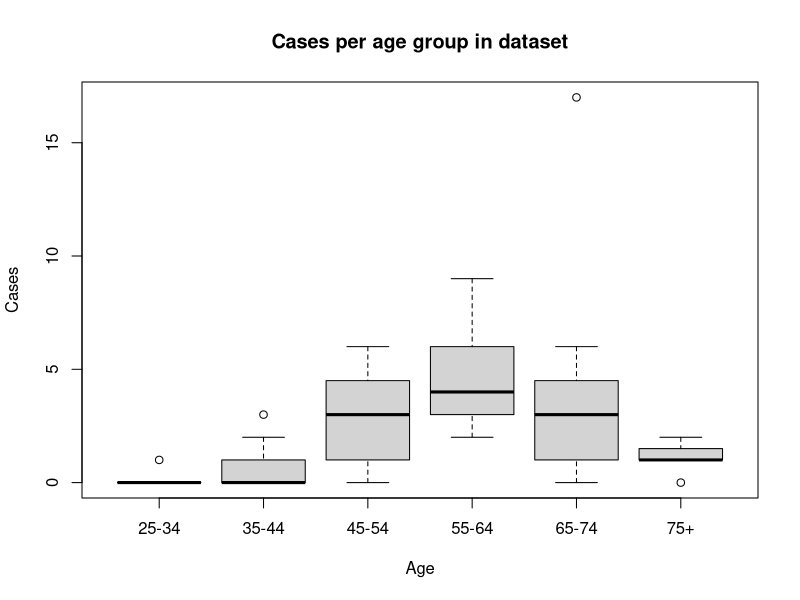
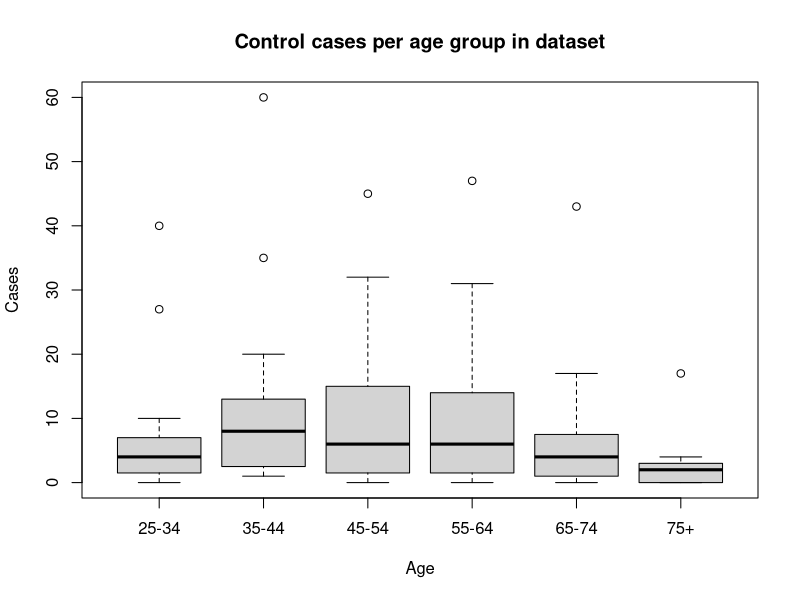
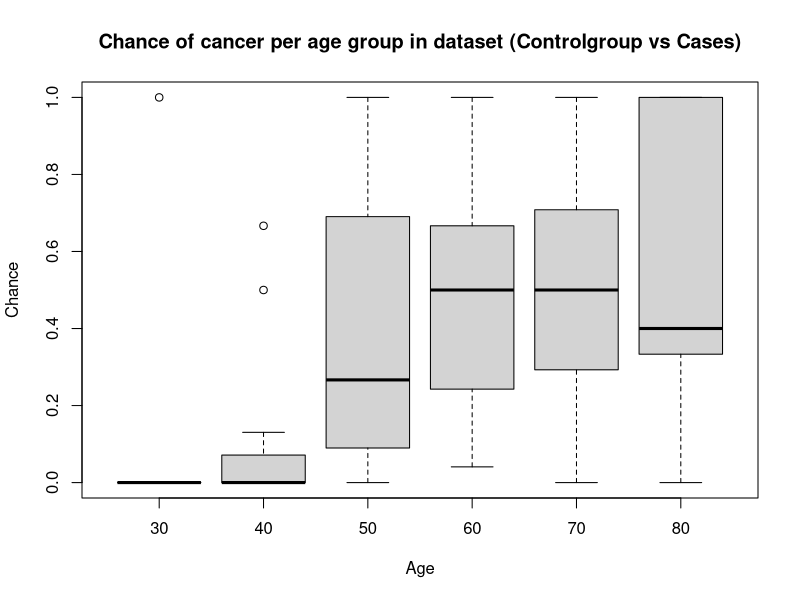
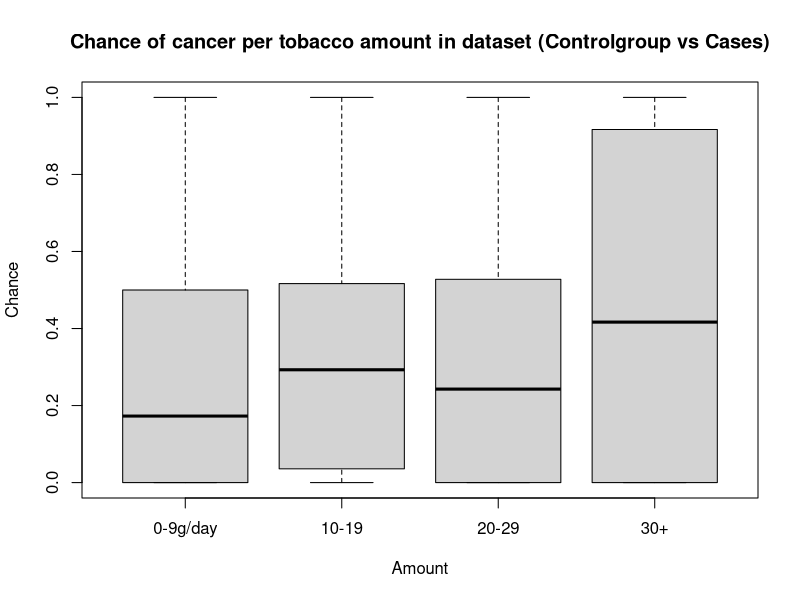
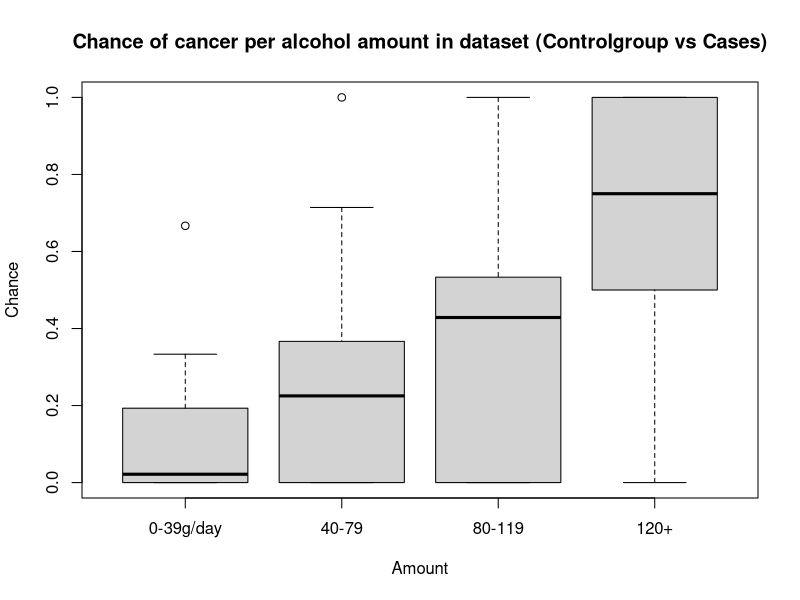
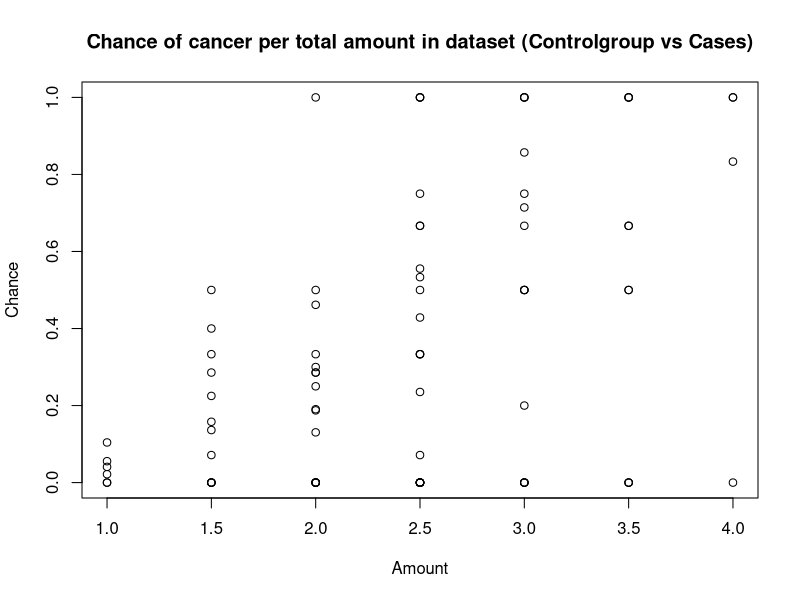
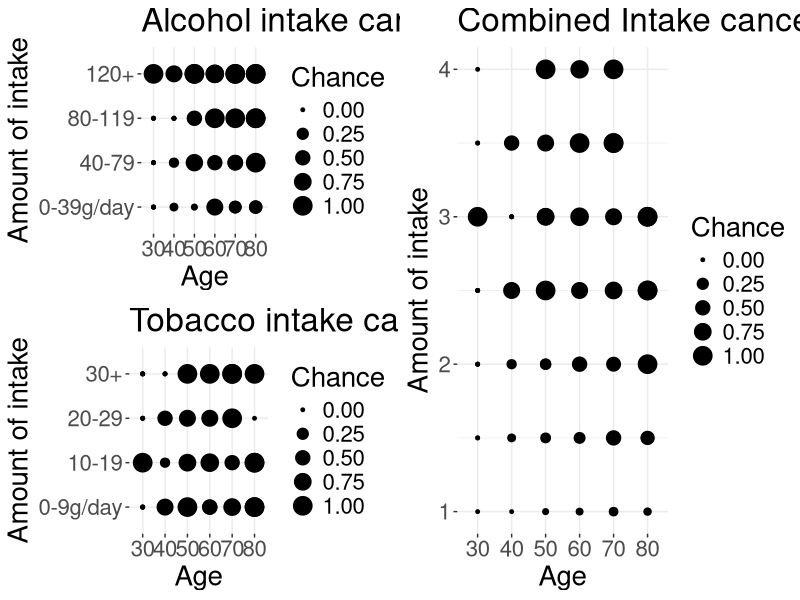

These figures' R source, in order:
# DS ESA5.2 Polczynski - Explore esoph dataset

# Conclusions: (Deduced from graphic at end and middle)
# - Low amounts of alcohol have less an impact on cancer then tobacco
# - Even low amounts of tobacco have a high chance of cancer
# - High amounts of alcohol have a fast chance of cancer, tobacco takes longer to cause cancer
# - With higher age the chance of cancer grows

# Windows line ending handling (else mixup of lines etc..)
loutput <- function(t) {
    writeLines(t, sep = "\r\n")
}

linput <- function(t) {
    loutput(t)
    return(readline())
}

# Use data() to see all available datasets.
ed <- esoph # Smoking, Alcohol and (O)esophageal Cancer

# basic summary about data
loutput("Summary - Smoking, Alcohol and (O)esophageal Cancer:")
print(summary(esoph))

eds <- dim(ed)
loutput(paste("Rows ", eds[1], " Cols ", eds[2]))

# number of cancer cases in data
loutput(paste("Total cases ", sum(ed$ncases)))

# number of control data
loutput(paste("Total control cases", sum(ed$ncontrols)))

# for specific groups,
loutput(paste("Cases per amount of intake of alcohol:"))
alcohol <- aggregate(ncases ~ alcgp, ed, sum)
print(alcohol)

loutput(paste("ControlCases per amount of intake of alcohol:"))
alcohol2 <- aggregate(ncontrols ~ alcgp, ed, sum)
print(alcohol2)

loutput(paste("Cases per amount of intake of tobacco:"))
tobacco <- aggregate(ncases ~ tobgp, ed, sum)
print(tobacco)

loutput(paste("ControlCases per amount of intake of tobacco:"))
tobacco2 <- aggregate(ncontrols ~ tobgp, ed, sum)
print(tobacco2)

# Outputting of some interesting graphics
require(graphics)
 plot(ed$agegp, ed$ncases, main = "Cases per age group in dataset", xlab = "Age", ylab = "Cases")

plot(ed$agegp, ed$ncontrols, main = "Control cases per age group in dataset", xlab = "Age", ylab = "Cases")

# transform age label, add chance label, simple transform of amount
ed <- transform(ed,
                chance = ncases / (ncontrols+ncases),
                agegp = factor(agegp, levels = c("25-34", "35-44", "45-54", "55-64", "65-74", "75+"), labels = c(30, 40, 50, 60, 70, 80)),
                ntobgp = as.numeric(tobgp),
                nalcgp = as.numeric(alcgp),
                namountboth = (as.numeric(tobgp) + as.numeric(alcgp)) / 2
                )

print(summary(ed))

# Chance (Controlgroup vs Cases)
plot(ed$agegp, ed$chance, main = "Chance of cancer per age group in dataset (Controlgroup vs Cases)", xlab = "Age", ylab = "Chance")
plot(ed$tobgp, ed$chance, main = "Chance of cancer per tobacco amount in dataset (Controlgroup vs Cases)", xlab = "Amount", ylab = "Chance")
plot(ed$alcgp, ed$chance, main = "Chance of cancer per alcohol amount in dataset (Controlgroup vs Cases)", xlab = "Amount", ylab = "Chance")

plot(ed$namountboth, ed$chance, main = "Chance of cancer per total amount in dataset (Controlgroup vs Cases)", xlab = "Amount", ylab = "Chance")

# Bubblechart Plot of Age, Intake Amount and
# now based on https://www.r-graph-gallery.com/320-the-basis-of-bubble-plot/
install.packages("ggplot2")
library("ggplot2")

p1 <- ggplot(ed, aes(x = agegp, y = alcgp, size = chance)) + geom_point() + ggtitle("Alcohol intake cancer development chance in dataset") + xlab("Age") + ylab("Amount of intake") + labs(size = "Chance") +
    theme_bw() +
    theme(
    text = element_text(size = 20),
    panel.border = element_blank()
  )

p2 <- ggplot(ed, aes(x = agegp, y = tobgp, size = chance)) + geom_point() + ggtitle("Tobacco intake cancer development chance in dataset") + xlab("Age") + ylab("Amount of intake") + labs(size = "Chance") +
    theme_bw() +
    theme(
    text = element_text(size = 20),
    panel.border = element_blank()
  )

p3 <- ggplot(ed, aes(x = agegp, y = namountboth, size = chance)) + geom_point() + ggtitle("Combined Intake cancer development chance in dataset") + xlab("Age") + ylab("Amount of intake") + labs(size = "Chance") +
    theme_bw() +
    theme(
    text = element_text(size = 20),
    panel.border = element_blank()
  )

#now to put it all in one plot http://www.cookbook-r.com/Graphs/Multiple_graphs_on_one_page_(ggplot2)/
# Multiple plot function
#
# ggplot objects can be passed in ..., or to plotlist (as a list of ggplot objects)
# - cols:   Number of columns in layout
# - layout: A matrix specifying the layout. If present, 'cols' is ignored.
#
# If the layout is something like matrix(c(1,2,3,3), nrow=2, byrow=TRUE),
# then plot 1 will go in the upper left, 2 will go in the upper right, and
# 3 will go all the way across the bottom.
#
multiplot <- function(..., plotlist = NULL, file, cols = 1, layout = NULL) {
    library(grid)

    # Make a list from the ... arguments and plotlist
    plots <- c(list(...), plotlist)

    numPlots = length(plots)

    # If layout is NULL, then use 'cols' to determine layout
    if (is.null(layout)) {
        # Make the panel
        # ncol: Number of columns of plots
        # nrow: Number of rows needed, calculated from # of cols
        layout <- matrix(seq(1, cols * ceiling(numPlots / cols)),
                    ncol = cols, nrow = ceiling(numPlots / cols))
    }

    if (numPlots == 1) {
        print(plots[[1]])

    } else {
        # Set up the page
        grid.newpage()
        pushViewport(viewport(layout = grid.layout(nrow(layout), ncol(layout))))

        # Make each plot, in the correct location
        for (i in 1:numPlots) {
            # Get the i,j matrix positions of the regions that contain this subplot
            matchidx <- as.data.frame(which(layout == i, arr.ind = TRUE))

            print(plots[[i]], vp = viewport(layout.pos.row = matchidx$row,
                                      layout.pos.col = matchidx$col))
        }
    }
}

# Output of combined plot
multiplot(p1, p2, p3, layout = matrix(c(1, 2, 3, 3), nrow = 2, ncol = 2))
